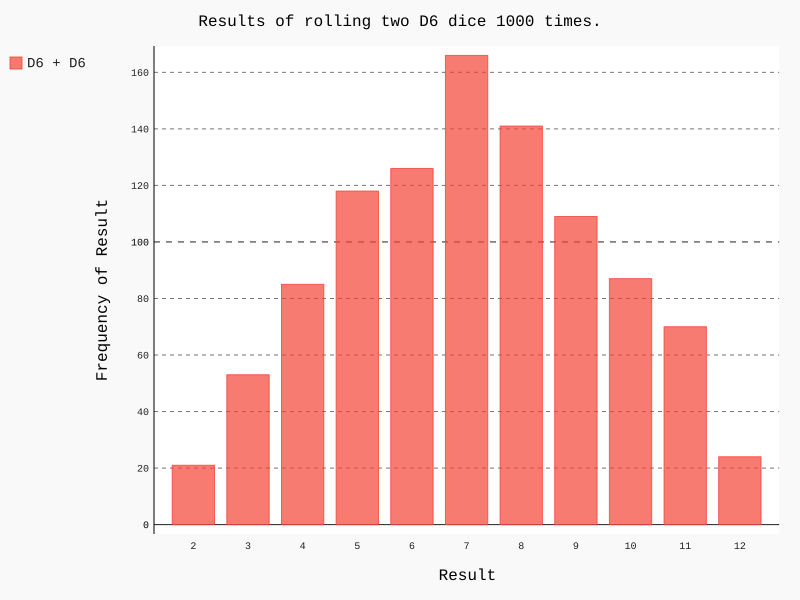

Write Python code to recreate this figure.
import pygal

from data_visualization.die import Die

# Create two D6 dice.
die_1 = Die()
die_2 = Die()

# Make some rolls, and store resulsts in a list.
results = []
for roll_num in range(1000):
    result = die_1.roll() + die_2.roll()
    results.append(result)

# Analize the results.
frequencies = []
max_result = die_1.num_sides + die_2.num_sides
for value in range(2, max_result+1):
    frequency = results.count(value)
    frequencies.append(frequency)

#print(frequencies)

# Visualize the resulsts.
hist = pygal.Bar()

hist.title = "Results of rolling two D6 dice 1000 times."
hist.x_labels = ['2', '3', '4', '5', '6', '7', '8', '9', '10', '11', '12']
hist.x_title = "Result"
hist.y_title = "Frequency of Result"

hist.add('D6 + D6', frequencies)
hist.render_to_file('dice_visual.svg')
